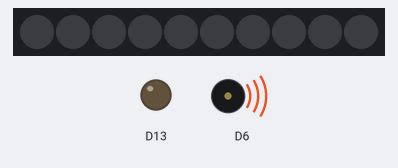
A sketch run on a simulated Adafruit Circuit Playground Express. Shown: 10 RGB LEDs in strip order, left to right, output pins drawn as LEDs (lit = HIGH), buzzer (waves = sounding).

Above: at 0.7 s.
Timing chart, 0 to 15.2 s (numbered marks = the images above):
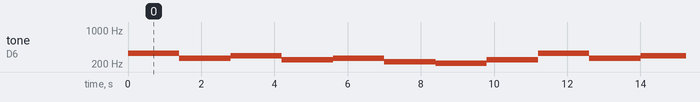

The sketch:

Multiple_notes.ino
```cpp
//Curtousey of Ben Gomez, a student at my school

#include <Adafruit_CircuitPlayground.h>
#include <Wire.h>
#include <SPI.h>

void setup() {
  // put your setup code here, to run once:
  CircuitPlayground.begin();
}

void loop() {
  CircuitPlayground.playTone(329.63, 1400);
  CircuitPlayground.playTone(261.63, 1400);
  CircuitPlayground.playTone(293.66, 1400);
  CircuitPlayground.playTone(246.94, 1400);
  CircuitPlayground.playTone(261.63, 1400);
  CircuitPlayground.playTone(220.00, 1400);
  CircuitPlayground.playTone(207.65, 1400);
  CircuitPlayground.playTone(246.94, 1400);
  CircuitPlayground.playTone(329.63, 1400);
  CircuitPlayground.playTone(261.63, 1400);
  CircuitPlayground.playTone(293.66, 1400);
  CircuitPlayground.playTone(246.94, 1400);
  CircuitPlayground.playTone(261.63, 700);
  CircuitPlayground.playTone(329.63, 700);
  CircuitPlayground.playTone(440.00, 700);
  CircuitPlayground.playTone(440.00, 700);
  CircuitPlayground.playTone(415.30, 2800);

  for (int i = 0; i < 4; i++) {
    CircuitPlayground.playTone(659.25, 700);
    CircuitPlayground.playTone(493.88, 350);
    CircuitPlayground.playTone(523.25, 350);
    CircuitPlayground.playTone(587.33, 700);
    CircuitPlayground.playTone(523.25, 350);
    CircuitPlayground.playTone(493.88, 350);
    CircuitPlayground.playTone(440.00, 700);
    CircuitPlayground.playTone(440.00, 350);
    CircuitPlayground.playTone(523.25, 350);
    CircuitPlayground.playTone(659.25, 700);
    CircuitPlayground.playTone(587.33, 350);
    CircuitPlayground.playTone(523.25, 350);
    CircuitPlayground.playTone(493.88, 700);
    CircuitPlayground.playTone(493.88, 350);
    CircuitPlayground.playTone(523.25, 350);
    CircuitPlayground.playTone(587.33, 700);
    CircuitPlayground.playTone(659.25, 700);
    CircuitPlayground.playTone(523.25, 700);
    CircuitPlayground.playTone(440.00, 700);
    CircuitPlayground.playTone(440.00, 700);
    delay(700);

    CircuitPlayground.playTone(587.33, 1050);
    CircuitPlayground.playTone(698.46, 350);
    CircuitPlayground.playTone(880.00, 700);
    CircuitPlayground.playTone(783.99, 350);
    CircuitPlayground.playTone(698.46, 350);
    CircuitPlayground.playTone(659.25, 1050);
    CircuitPlayground.playTone(523.25, 350);
    CircuitPlayground.playTone(659.25, 700);
    CircuitPlayground.playTone(587.33, 350);
    CircuitPlayground.playTone(659.25, 700);
    CircuitPlayground.playTone(587.33, 350);
    CircuitPlayground.playTone(523.25, 350);
    CircuitPlayground.playTone(493.88, 700);
    CircuitPlayground.playTone(493.88, 350);
    CircuitPlayground.playTone(523.25, 350);
    CircuitPlayground.playTone(587.33, 700);
    CircuitPlayground.playTone(659.25, 700);
    CircuitPlayground.playTone(523.25, 700);
    CircuitPlayground.playTone(440.00, 700);
    CircuitPlayground.playTone(440.00, 700);
    delay(700);
  }
}
```

Measured:
- by itself, tone on D6: plays 329 Hz for 1.4 s, 261 Hz for 1.4 s, 293 Hz for 1.4 s, 246 Hz for 1.4 s, 261 Hz for 1.4 s, 220 Hz for 1.4 s … (166 notes in this stretch)
